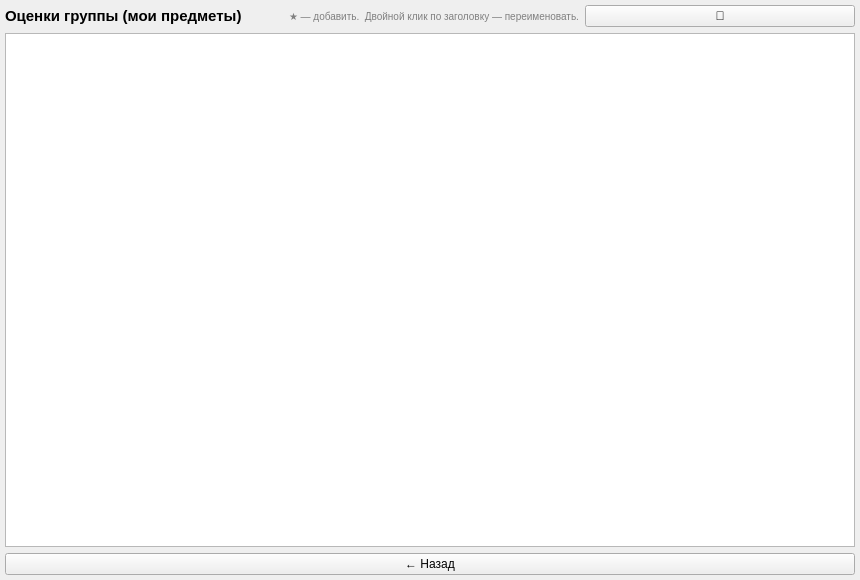
<?xml version="1.0" encoding="UTF-8"?>
<ui version="4.0">
 <class>TeacherGradesPage</class>
 <widget class="QMainWindow" name="TeacherGradesPage">
  <property name="geometry"><rect><x>0</x><y>0</y><width>860</width><height>580</height></rect></property>
  <property name="windowTitle"><string>Оценки группы</string></property>
  <widget class="QWidget" name="centralwidget">
   <widget class="QWidget" name="lw">
    <property name="geometry"><rect><x>5</x><y>5</y><width>850</width><height>570</height></rect></property>
    <layout class="QVBoxLayout">
     <item><layout class="QHBoxLayout">
      <item><widget class="QLabel" name="titleLabel">
       <property name="text"><string>Оценки группы (мои предметы)</string></property>
       <property name="font"><font><pointsize>11</pointsize><bold>true</bold></font></property>
      </widget></item>
      <item><spacer><property name="orientation"><enum>Qt::Horizontal</enum></property></spacer></item>
      <item><widget class="QLabel" name="hintLabel">
       <property name="text"><string>★ — добавить.  Двойной клик по заголовку — переименовать.</string></property>
       <property name="styleSheet"><string>color: gray; font-size: 10px;</string></property>
      </widget></item>
      <item><widget class="QPushButton" name="refreshButton">
       <property name="text"><string>🔄</string></property>
       <property name="maximumWidth"><number>36</number></property>
      </widget></item>
     </layout></item>
     <item><widget class="QTableWidget" name="gradesTable"/></item>
     <item><widget class="QPushButton" name="backButton">
      <property name="text"><string>← Назад</string></property>
     </widget></item>
    </layout>
   </widget>
  </widget>
 </widget>
 <resources/><connections/>
</ui>
